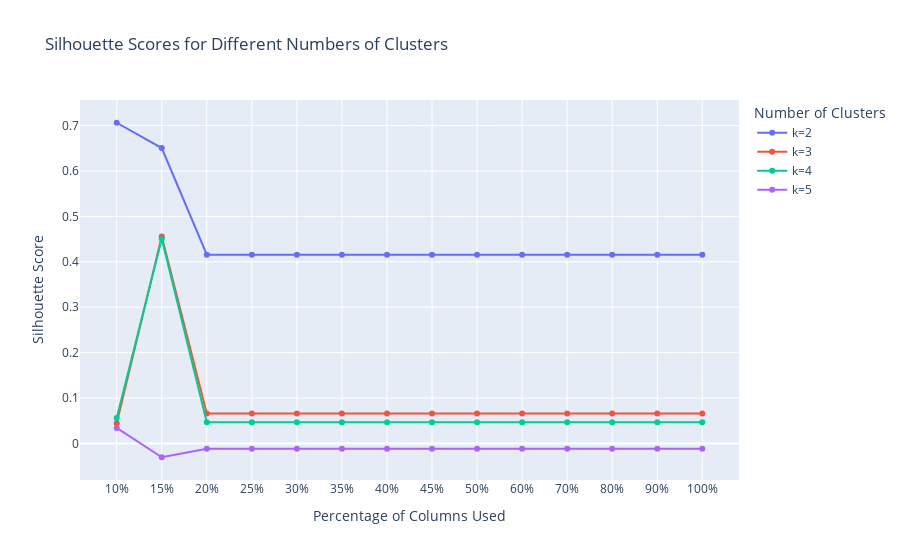

Source (notebook cell):
### Code cell
# List of percentages representing parts of the total columns to use for clustering
percentages = [0.1, 0.15, 0.2, 0.25, 0.3, 0.35, 0.4, 0.45, 0.5, 0.6, 0.7, 0.8, 0.9, 1]

# Setup Plotly figure
fig = go.Figure()
# Loop over different values of k for clusters
for k in range(2, 6):  # k varies from 2 to 5
    print("Code is running for Cluster", k)
    cluster_path = f"{output_path}/{k}_Clusters"
    if not os.path.exists(cluster_path):
        os.makedirs(cluster_path)
    silhouette_scores = []
    for p in percentages:
        num_columns = int(len(mad_sorted) * p)
        top_columns = [col[0] for col in mad_sorted[:num_columns]]

        # Directory for the current percentage
        percentage_path = f"{cluster_path}/top_percentage_{int(p * 100)}"
        if not os.path.exists(percentage_path):
            os.makedirs(percentage_path)
        
        # Store top features for current percentage
        features_path = f"{percentage_path}/top_features.txt"
        with open(features_path, 'w') as file:
            for col in top_columns:
                file.write(col + '\n')
        

        #The selected columns are standardized using StandardScaler. This ensures that each feature contributes equally to the distance computations 
        #in the KMeans algorithm, which is crucial because KMeans is sensitive to the scales of the input features.
        scaler = StandardScaler()
        scaled_data = scaler.fit_transform(data_processed[top_columns])
        #print("Scaled_data : ", scaled_data.shape[1])  # Output the number of features after scaling
        original_indices = data_processed.index  # Capture the original indices before scaling
    
    
        # This step reduces the number of dimensions in the data by transforming it to a new basisvwhere the variance retained is as specified (90% in this case). The goal is to reduce
        # complexity while keeping the most informative aspects of the data.  Apply PCA to reduce dimensionality while retaining 90% of the variance:
        # pca = PCA(n_components=0.90)  # Initialize PCA to retain 90% of the variance
        # data_reduced = pca.fit_transform(scaled_data)
        # print("Reduced to %d dimensions" % data_reduced.shape[1]) 
        
        # Compute silhouette score for the current number of clusters and percentage of columns
        score = kmeans_silhouette_score(scaled_data, k, percentage_path, original_indices, p)
        silhouette_scores.append(score)
    
    # Add the silhouette scores to the plot for the current number of clusters
    fig.add_trace(go.Scatter(
        x=[f"{int(p * 100)}%" for p in percentages],
        y=silhouette_scores,
        mode='lines+markers',
        name=f'k={k}'
    ))

# Update plot layout
fig.update_layout(
    title="Silhouette Scores for Different Numbers of Clusters",
    xaxis_title="Percentage of Columns Used",
    yaxis_title="Silhouette Score",
    legend_title="Number of Clusters"
)

# Show the plot
fig.show()

### Figure 1 — Plotly figure (JSON) as saved in the notebook; plotly's stock layout.template omitted (floating-point values rounded to 4 significant figures)
{"data": [{"mode": "lines+markers", "name": "k=2", "type": "scatter", "x": ["10%", "15%", "20%", "25%", "30%", "35%", "40%", "45%", "50%", "60%", "70%", "80%", "90%", "100%"], "y": [0.7061, 0.6504, 0.4155, 0.4155, 0.4155, 0.4155, 0.4155, 0.4155, 0.4155, 0.4155, 0.4155, 0.4155, 0.4155, 0.4155]}, {"mode": "lines+markers", "name": "k=3", "type": "scatter", "x": ["10%", "15%", "20%", "25%", "30%", "35%", "40%", "45%", "50%", "60%", "70%", "80%", "90%", "100%"], "y": [0.04414, 0.4556, 0.06593, 0.06593, 0.06593, 0.06593, 0.06593, 0.06593, 0.06593, 0.06593, 0.06593, 0.06593, 0.06593, 0.06593]}, {"mode": "lines+markers", "name": "k=4", "type": "scatter", "x": ["10%", "15%", "20%", "25%", "30%", "35%", "40%", "45%", "50%", "60%", "70%", "80%", "90%", "100%"], "y": [0.05616, 0.4509, 0.04669, 0.04669, 0.04669, 0.04669, 0.04669, 0.04669, 0.04669, 0.04669, 0.04669, 0.04669, 0.04669, 0.04669]}, {"mode": "lines+markers", "name": "k=5", "type": "scatter", "x": ["10%", "15%", "20%", "25%", "30%", "35%", "40%", "45%", "50%", "60%", "70%", "80%", "90%", "100%"], "y": [0.03408, -0.03048, -0.01156, -0.01156, -0.01156, -0.01156, -0.01156, -0.01156, -0.01156, -0.01156, -0.01156, -0.01156, -0.01156, -0.01156]}], "layout": {"autosize": true, "legend": {"title": {"text": "Number of Clusters"}}, "title": {"text": "Silhouette Scores for Different Numbers of Clusters"}, "xaxis": {"autorange": true, "range": [-0.763, 13.76], "title": {"text": "Percentage of Columns Used"}, "type": "category"}, "yaxis": {"autorange": true, "range": [-0.09126, 0.7669], "title": {"text": "Silhouette Score"}, "type": "linear"}}}
